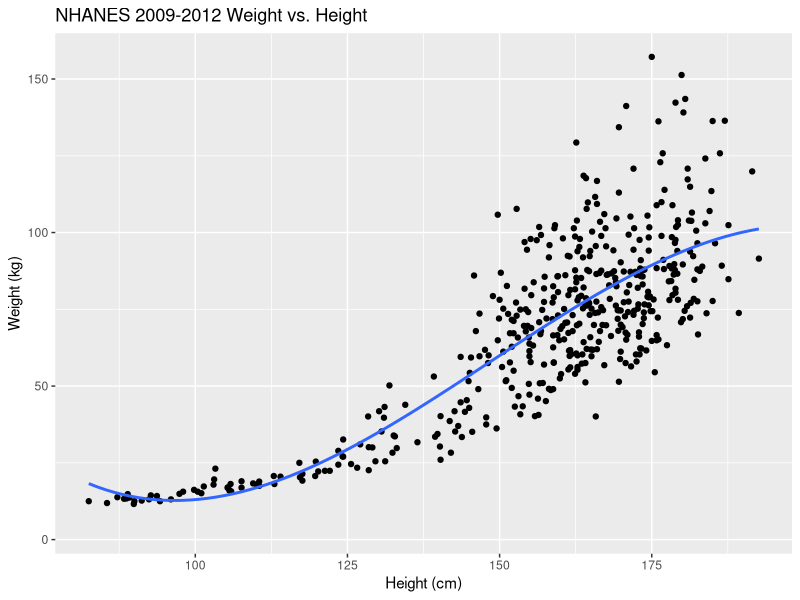

Generate this figure with R:
# Thomas Joyce Exercise 9 Question 1 Script

# Set working directory
setwd("C:/Users/thoma/OneDrive/Documents/NOTRE DAME FALL 2023/Intro to Biocomputing/Exercise 9/Biocomputing_Exercise9")

# Import Libraries
library(ggplot2)

# 1. Find some data on two variables that you would expect
# to be related to each other. Make a scatter plot of those
# two variables that includes a trend line.

# Load text file for Height and Weight data from the 
# National Health and Nutrition Examination Survey 2009-2012
NHANES_data <- read.delim("NHANES_data.txt", header = TRUE, sep = "")

# Create scatter plot for Weight vs. Height that includes a trend line
ggplot(NHANES_data, aes(x=Height,y=Weight))+
  geom_point()+  # Add points for the scatter plot
  geom_smooth(method = lm, formula = y ~ poly(x,3), se = FALSE)+ # Add a parabolic trend line
  ggtitle("NHANES 2009-2012 Weight vs. Height") + xlab("Height (cm)") + ylab("Weight (kg)") # Set labels

